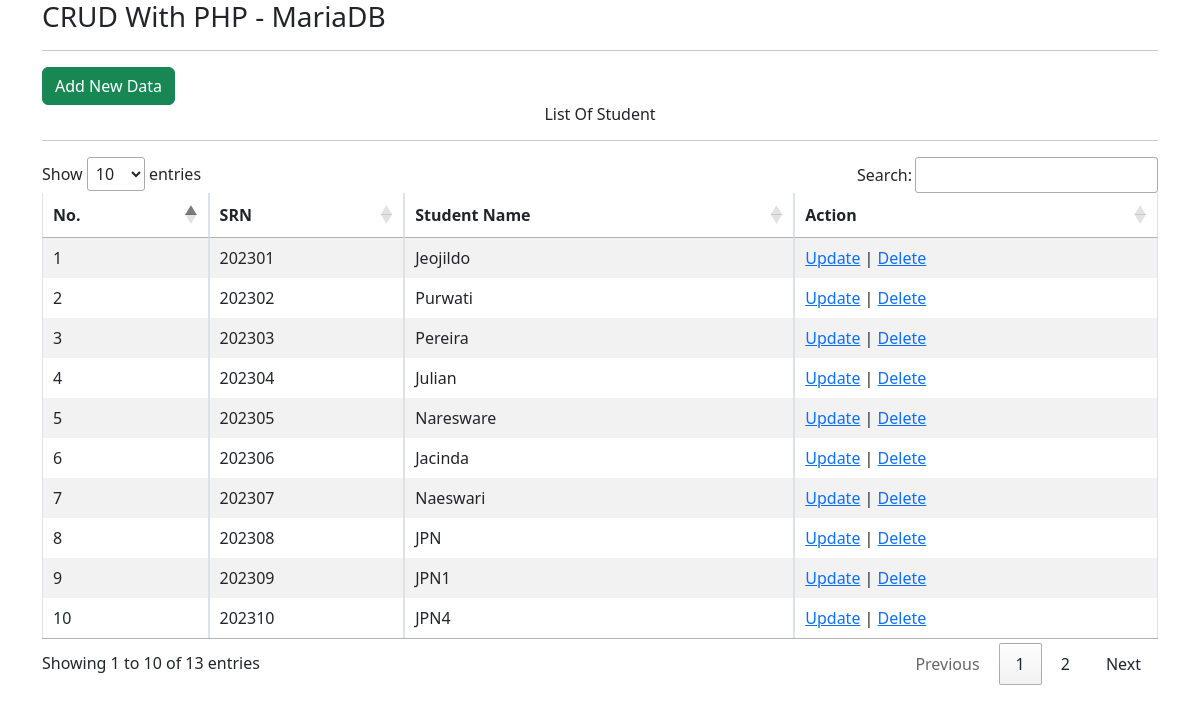
The page / on the database its author committed.
### tables this page shows
CREATE TABLE `student` (
  `srn` int(6) NOT NULL,
  `studentname` varchar(25) NOT NULL
);

### index.php (the view, shortened to what this page needs)
<!DOCTYPE html>
<html>
<head>
	<link rel="stylesheet" type="text/css" href="bootstrap/css/bootstrap.min.css">
	<link rel="stylesheet" href="DataTables/datatables.min.css">
</head>
<body>
	<div class="container">
			<h3> CRUD With PHP - MariaDB </h3>
			<hr>
			<a href='student/f_add.php'><button class="btn btn-success">Add New Data</button></a>
			<h6 class="text-center">List Of Student</h6>
			<hr>
			<div class="table-responsive">
			<table id="datatables" class="table table-bordered table-striped table-hover data">
				<thead>
					<tr>
						<th>No.</th>
						<th>SRN</th>
						<th>Student Name</th>
						<th>Action</th>
					</tr>
					</thead>
					<tbody>
			<?
			include "config/connection.php";
			$result = mysqli_query($conn, "SELECT * FROM student");
			$no = 1;
			while($row=mysqli_fetch_array($result))
			{
			echo "<td>$no</td>";
			echo "<td>$row[srn]</td>";
			echo "<td>$row[studentname]</td>";
			echo "<td> <a href='student/updateview.php?srn=$row[srn]'>Update</a> |
			<a href='student/delete.php?srn=$row[srn]' onClick=\"return confirm('Do you want to delete $row[studentname]?')\">Delete</a></td></tr>";
			$no++;
			}
			echo "</table>";
			?>
	</div>
</body>
</html>

### rows shown on the page
student: srn "202301", studentname "Jeojildo"
student: srn "202302", studentname "Purwati"
student: srn "202303", studentname "Pereira"
student: srn "202304", studentname "Julian"
student: srn "202305", studentname "Naresware"
student: srn "202306", studentname "Jacinda"
student: srn "202307", studentname "Naeswari"
student: srn "202308", studentname "JPN"
student: srn "202309", studentname "JPN1"
student: srn "202310", studentname "JPN4"
